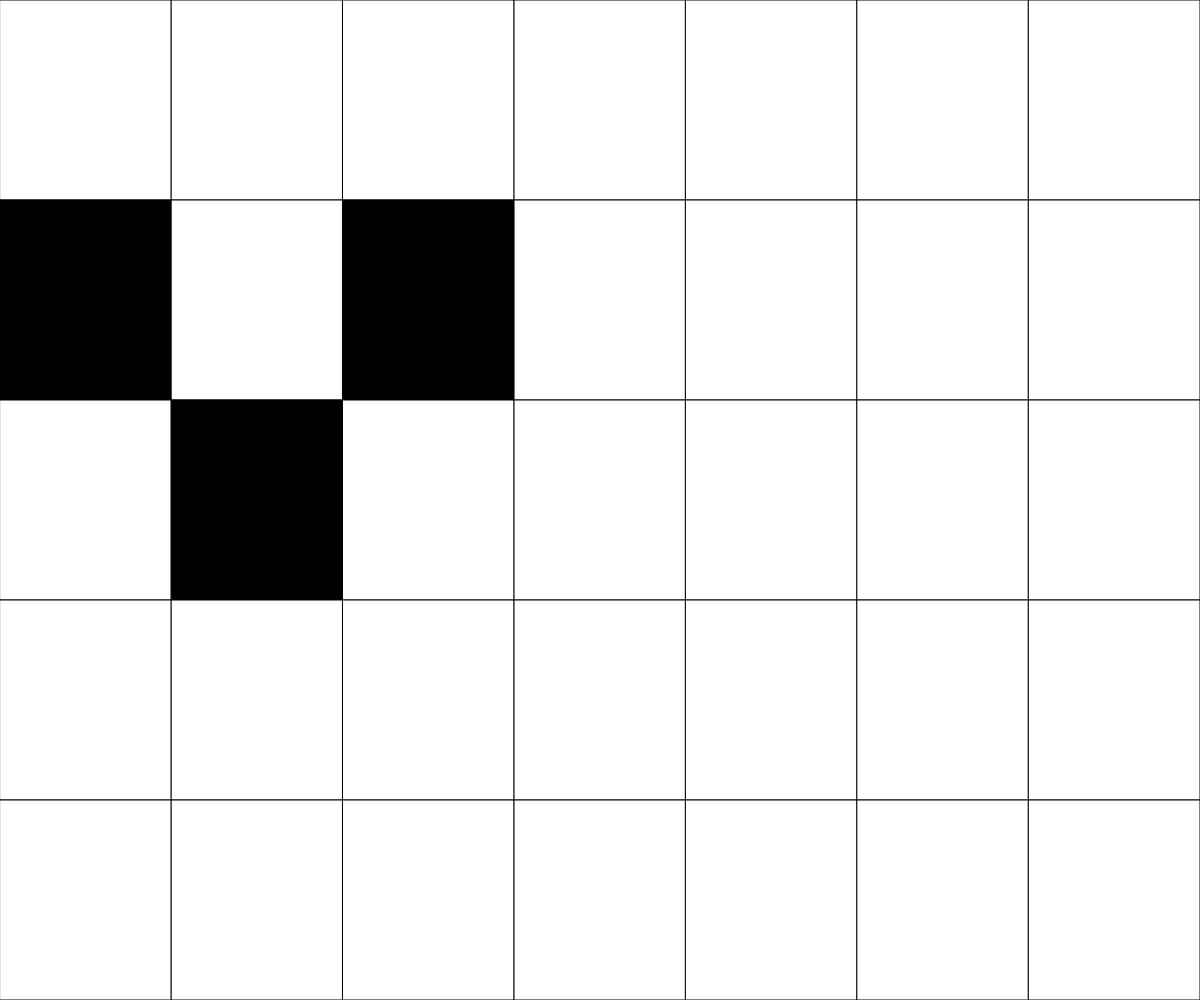
Frame 1 (no input)
Frame 60 (no input): identical to frame 1, image omitted
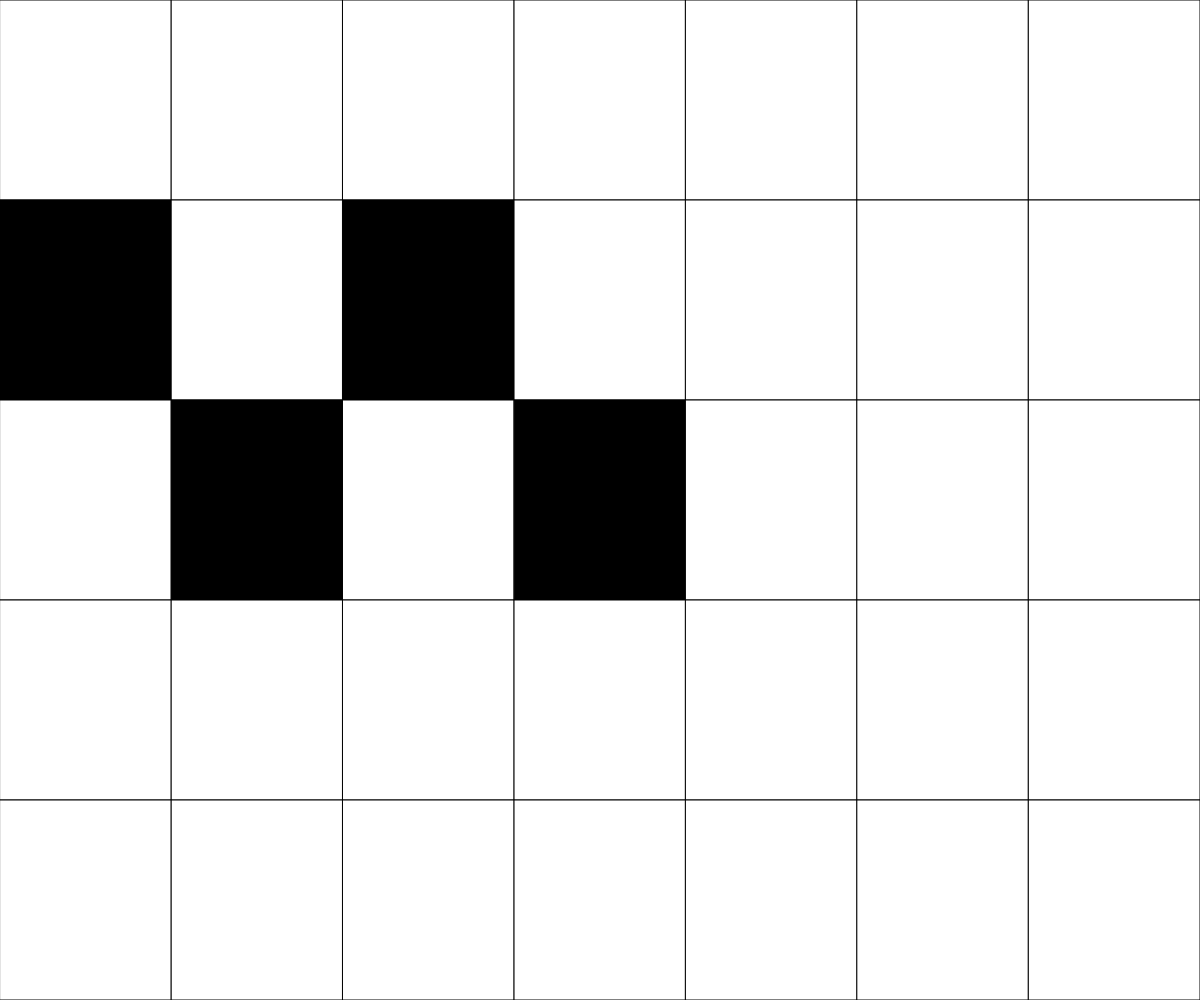
Frame 120 (the mouse pressed at the canvas centre since frame 60)

The p5.js sketch that drew these frames (run headless with seeded random() and noise() and a simulated clock; from frame 60 on, the mouse is pressed at the canvas centre):

// p5.js sketch
// ── sketch.js
// Basic Grid Demo
// Your Name

let grid = [[0, 0, 0, 0, 0, 0, 0],
            [1, 0, 1, 0, 0, 0, 0],
            [0, 1, 0, 0, 0, 0, 0],
            [0, 0, 0, 0, 0, 0, 0],
            [0, 0, 0, 0, 0, 0, 0]];

function setup() {
  createCanvas(windowWidth, windowHeight);
}

function draw() {
  background(220);
  displayGrid(grid);
}

function displayGrid(grid) {
  let cellWidth = width / grid[0].length;
  let cellHeight = height / grid.length;
  for (let y=0; y<grid.length; y++) {
    for (let x=0; x<grid[y].length; x++) {
      if (grid[y][x] === 0) {
        fill("white");
      }
      else if (grid[y][x] === 1) {
        fill("black");
      }
      rect(x*cellWidth, y*cellHeight, cellWidth, cellHeight);
    }
  }
}

function mousePressed(){
  let cellWidth = width / grid[0].length;
  let cellHeight = height / grid.length;

  let x = Math.floor(mouseX/ cellWidth);
  let y = Math.floor(mouseY/cellHeight);

  if (grid[y][x] === 0){
    grid[y][x] = 1;
  }
  else if (grid[y][x] === 1){
    grid[y][x] = 0;
  }
}
